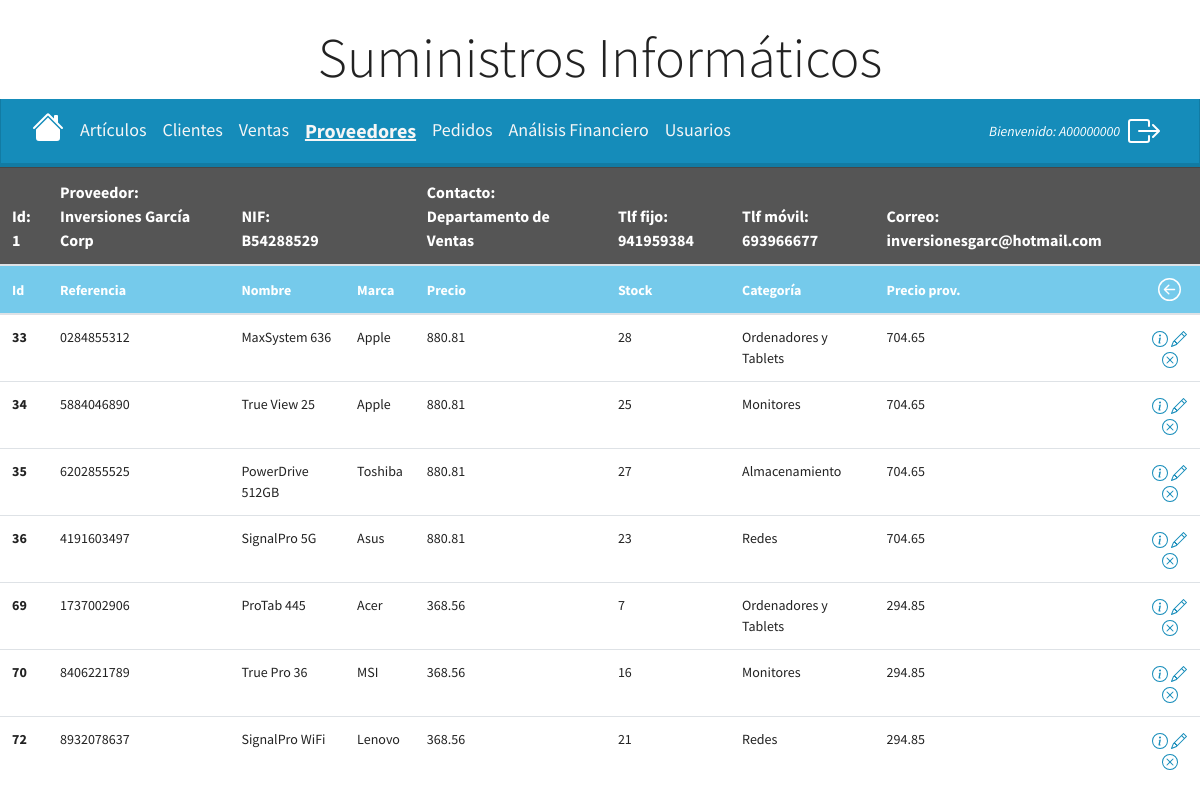
The app's page /protected_admin/proveedores/detalle_proveedor/1 (signed in) with its own data.
### models.py (models this page shows, shortened)
class User(db.Base, UserMixin):
    __tablename__ = 'usuario'
    __table_args__ = {'sqlite_autoincrement': True}
    id = Column(Integer, primary_key=True)  # establecemos el id como Primary Key
    username = Column(String(10), unique=True, nullable=False)
    password = Column(String(128), nullable=False)
    type_user = Column(Boolean, default=False) #False = cliente / True = administrador

class Proveedor(db.Base):
    __tablename__ = 'proveedor'
    __table_args__ = {'sqlite_autoincrement': True}
    id_proveedor = Column(Integer, primary_key=True) #establecemos el id como Primary Key
    nombre = Column(String(128))
    nif = Column(String(16), unique=True) # Sólo puede haber un proveedor con el mismo NIF
    direccion = Column(String(128))
    contacto = Column(String(64))
    tlf_fijo = Column(String(32))
    tlf_movil = Column(String(32))
    correo = Column(String(64))
    rel_proveedor_articulo = relationship('Articulo', backref='rel_articulo_proveedor')
    rel_pedido = relationship('Pedido', backref='rel_proveedor')
    def __str__(self):
        return ('Proveedor: {}\n - NIF: {}\n - Contacto: {}\n - Teléfono: {} / {}\n - Correo: {}'
                .format(self.nombre, self.nif, self.contacto, self.tlf_fijo, self.tlf_movil, self.correo))

class Articulo(db.Base):
    __tablename__ = "articulo"
    __table_args__ = {"sqlite_autoincrement": True}
    id_articulo = Column(Integer, primary_key=True) # establecemos el id_articulo como Primary Key
    referencia = Column(String(64), unique=True) # campo único y que no se puede repetir
    nombre = Column(String(128))
    marca = Column(String(64))
    precio_venta = Column(Float)
    stock = Column(Integer)
    categoria = Column(String(64))
    descripcion = Column(String(128), default='')
    ubicacion = Column(String(64), default='')
    id_proveedor = Column(Integer, ForeignKey('proveedor.id_proveedor')) # id_proveedor como Foreign Key
    precio_proveedor = Column(Float)
    pctablets = relationship('PC_Tablet', back_populates='articulo', cascade='all, delete-orphan',
                             passive_deletes=True, uselist=False)
    monitores = relationship('Monitor', back_populates='articulo', cascade='all, delete-orphan',
                             passive_deletes=True, uselist=False)
    almacenamientos = relationship('Almacenamiento', back_populates='articulo', cascade='all, delete-orphan',
                             passive_deletes=True, uselist=False)
    redes = relationship('Redes', back_populates='articulo', cascade='all, delete-orphan',
                             passive_deletes=True, uselist=False)

### main.py (the view)
@app.route('/protected_admin/proveedores/detalle_proveedor/<id_proveedor>')
@login_required
@admin_required # Vista protegida que solo se puede acceder con autenticación de administrador
def detalle_proveedor(id_proveedor):
    print(id_proveedor)
    proveedor = db.session.query(Proveedor).filter_by(id_proveedor=int(id_proveedor)).first()
    print(proveedor)
    articulos = db.session.query(Articulo).filter_by(id_proveedor=int(id_proveedor)).all()
    return render_template('detalle-proveedor.html', lista_articulos=articulos, proveedor=proveedor)

### functions.py (called while the page is built)
def admin_required(f): # recibe como parámetro una función 'f' que será la función a proteger
    @wraps(f)
    def decorated_function(*args, **kwargs): # verificamos si el usuario está autentificado
        if not current_user.is_authenticated or not current_user.type_user:
            flash('Acceso denegado. Solo los administradores pueden acceder a la ruta introducida.',
                  'danger')
            return redirect(url_for('protected'))
        return f(*args, **kwargs) # si el usuario está logueado y es administrador ejecuta la función 'f'
    return decorated_function

### main.py (called while the page is built)
@login_manager.user_loader
def load_user(user_id):
    return db.session.get(User, user_id)

### templates/detalle-proveedor.html (shortened to what this page needs)
{% extends 'proveedores.html' %}
{% block content %}
    <table class="table table-hover">
      <thead>
        <tr class="table-dark size_row_ventas">
          <th scope="col">Id: {{ proveedor.id_proveedor }}</th>
          <th scope="col">Proveedor: {{ proveedor.nombre }}</th>
          <th scope="col">NIF: {{ proveedor.nif }}</th>
          <th scope="col"></th>
          <th scope="col">Contacto: {{ proveedor.contacto }}</th>
          <th scope="col">Tlf fijo: {{ proveedor.tlf_fijo }}</th>
          <th scope="col">Tlf móvil: {{ proveedor.tlf_movil }}</th>
          <th scope="col">Correo: {{ proveedor.correo }}</th>
          <th scope="col"></th>
        </tr>
        <tr class="table-info">
          <th scope="col">Id</th>
          <th scope="col">Referencia</th>
          <th scope="col">Nombre</th>
          <th scope="col">Marca</th>
          <th scope="col">Precio</th>
          <th scope="col">Stock</th>
          <th scope="col">Categoría</th>
          <th scope="col">Precio prov.</th>
          <th scope="col" class="text-center">
              <a href="/protected_admin/proveedores" title="Volver">
              </a>
          </th>
        </tr>
      </thead>
      <tbody>
        {% for articulo in lista_articulos %}
        <tr>
          <th scope="row">{{ articulo.id_articulo }}</th>
          <td>{{ articulo.referencia }}</td>
          <td>{{ articulo.nombre }}</td>
          <td>{{ articulo.marca }}</td>
          <td>{{ articulo.precio_venta }}</td>
          <td>{{ articulo.stock }}</td>
          <td>{{ articulo.categoria }}</td>
          <td>{{ articulo.precio_proveedor }}</td>
          <td class="text-center">
              <a href="/protected_admin/articulos/info_adicional/{{articulo.id_articulo}}"
                 title="Información adicional de artículo">
              </a>
              <a href="/protected_admin/articulos/editar_articulo/{{articulo.id_articulo}}"  title="Editar artículo">
              </a>
              <a href="/protected_admin/articulo/confirmar_eliminar/{{articulo.id_articulo}}" title="Eliminar artículo">
              </a>
          </td>
        </tr>
        {% endfor %}
      </tbody>
    </table>
{% endblock %}

### templates/proveedores.html (shortened to what this page needs)
<!DOCTYPE html>
<html lang="en">
<head>
    <link rel="stylesheet" href="{{ url_for('static', filename='main.css')}}">
    <link rel="stylesheet" href="https://cdn.jsdelivr.net/npm/bootswatch@4.5.2/dist/lumen/bootstrap.min.css"
>
</head>
<body>
    <h1 class="display-4 text-center mt-4">Suministros Informáticos</h1>
    <nav class="navbar navbar-expand-lg bg-primary" data-bs-theme="dark">
        <div class="container-fluid">
            <a href="/protected_admin" title="Inicio">
            </a>
            <div class="collapse navbar-collapse" id="navbarColor01">
                <ul class="navbar-nav me-auto">
                    <li class="nav-item">
                        <a style="font-size: 18px;" class="nav-link text-light"
                           href="/protected_admin/articulos?page=1">Artículos</a>
                    </li>
                    <li class="nav-item">
                        <a style="font-size: 18px;" class="nav-link text-light"
                           href="/protected_admin/clientes?page=1">Clientes</a>
                    </li>
                    <li class="nav-item">
                        <a style="font-size: 18px;" class="nav-link text-light"
                           href="/protected_admin/ventas?page=1">Ventas</a>
                    </li>
                    <li class="nav-item">
                        <a style="font-size: 20px;" class="nav-link text-light  text-bold-underline"
                           href="/protected_admin/proveedores?page=1">Proveedores</a>
                    </li>
                    <li class="nav-item">
                        <a style="font-size: 18px;" class="nav-link text-light"
                           href="/protected_admin/pedidos?page=1">Pedidos</a>
                    </li>
                    <li class="nav-item">
                        <a style="font-size: 18px;" class="nav-link text-light"
                           href="/protected_admin/nuevo_analisis">Análisis Financiero</a>
                    </li>
                    <li class="nav-item">
                        <a style="font-size: 18px;" class="nav-link text-light"
                           href="/protected_admin/usuarios">Usuarios</a>
                    </li>
                </ul>
            </div>
            <div class="navbar-nav ms-auto d-flex align-items-center">
                <div class="navbar-text">
                    <em class="text-white">Bienvenido: {{ current_user.username }}</em>
                </div>
                <a href="/logout" class="nav-link ms-3" title="Cerrar sesión">
                </a>
            </div>
        </div>
    </nav>
    {% block content %}{% endblock %}
</body>
</html>

### static/main.css (style rules this page uses)
.text-bold-underline { font-weight: bold; text-decoration: underline; }
.text-light { color: #FFFFFF; }
.text-center { text-align: center; }
.size_row_ventas { font-size: 16px; }

### records on screen
User: username "A00000000"
Proveedor: id_proveedor "1", nombre "Inversiones García Corp", nif "B54288529", contacto "Departamento de Ventas", tlf_fijo "941959384", tlf_movil "693966677", correo "inversionesgarc@hotmail.com"
Articulo: id_articulo "33", referencia "0284855312", nombre "MaxSystem 636", marca "Apple", precio_venta "880.81", stock "28", categoria "Ordenadores y Tablets", precio_proveedor "704.65"
Articulo: id_articulo "34", referencia "5884046890", nombre "True View 25", marca "Apple", precio_venta "880.81", stock "25", categoria "Monitores", precio_proveedor "704.65"
Articulo: id_articulo "35", referencia "6202855525", nombre "PowerDrive 512GB", marca "Toshiba", precio_venta "880.81", stock "27", categoria "Almacenamiento", precio_proveedor "704.65"
Articulo: id_articulo "36", referencia "4191603497", nombre "SignalPro 5G", marca "Asus", precio_venta "880.81", stock "23", categoria "Redes", precio_proveedor "704.65"
Articulo: id_articulo "69", referencia "1737002906", nombre "ProTab 445", marca "Acer", precio_venta "368.56", stock "7", categoria "Ordenadores y Tablets", precio_proveedor "294.85"
Articulo: id_articulo "70", referencia "8406221789", nombre "True Pro 36", marca "MSI", precio_venta "368.56", stock "16", categoria "Monitores", precio_proveedor "294.85"
Articulo: id_articulo "72", referencia "8932078637", nombre "SignalPro WiFi", marca "Lenovo", precio_venta "368.56", stock "21", categoria "Redes", precio_proveedor "294.85"
